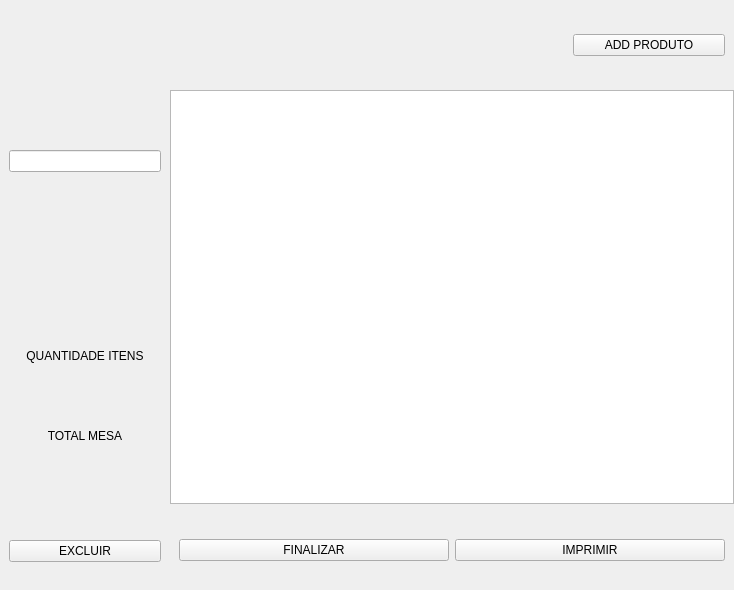
<?xml version="1.0" encoding="UTF-8"?>
<ui version="4.0">
 <class>MainWindow</class>
 <widget class="QMainWindow" name="MainWindow">
  <property name="geometry">
   <rect>
    <x>0</x>
    <y>0</y>
    <width>734</width>
    <height>590</height>
   </rect>
  </property>
  <property name="minimumSize">
   <size>
    <width>0</width>
    <height>0</height>
   </size>
  </property>
  <property name="maximumSize">
   <size>
    <width>920</width>
    <height>590</height>
   </size>
  </property>
  <property name="windowTitle">
   <string>PEDIDOS EM MESA</string>
  </property>
  <property name="styleSheet">
   <string notr="true"/>
  </property>
  <widget class="QWidget" name="centralwidget">
   <property name="minimumSize">
    <size>
     <width>540</width>
     <height>590</height>
    </size>
   </property>
   <property name="maximumSize">
    <size>
     <width>16777215</width>
     <height>590</height>
    </size>
   </property>
   <property name="styleSheet">
    <string notr="true"/>
   </property>
   <layout class="QVBoxLayout" name="verticalLayout">
    <property name="spacing">
     <number>0</number>
    </property>
    <property name="leftMargin">
     <number>0</number>
    </property>
    <property name="topMargin">
     <number>0</number>
    </property>
    <property name="rightMargin">
     <number>0</number>
    </property>
    <property name="bottomMargin">
     <number>0</number>
    </property>
    <item>
     <widget class="QWidget" name="widget" native="true">
      <property name="sizePolicy">
       <sizepolicy hsizetype="Preferred" vsizetype="Preferred">
        <horstretch>0</horstretch>
        <verstretch>0</verstretch>
       </sizepolicy>
      </property>
      <property name="minimumSize">
       <size>
        <width>540</width>
        <height>90</height>
       </size>
      </property>
      <property name="maximumSize">
       <size>
        <width>16777215</width>
        <height>90</height>
       </size>
      </property>
      <property name="styleSheet">
       <string notr="true"/>
      </property>
      <layout class="QHBoxLayout" name="horizontalLayout_3">
       <property name="spacing">
        <number>0</number>
       </property>
       <property name="leftMargin">
        <number>0</number>
       </property>
       <property name="topMargin">
        <number>0</number>
       </property>
       <property name="rightMargin">
        <number>0</number>
       </property>
       <property name="bottomMargin">
        <number>0</number>
       </property>
       <item>
        <widget class="QWidget" name="widget_7" native="true">
         <property name="minimumSize">
          <size>
           <width>380</width>
           <height>0</height>
          </size>
         </property>
         <property name="styleSheet">
          <string notr="true"/>
         </property>
         <layout class="QVBoxLayout" name="verticalLayout_7">
          <item>
           <widget class="QLabel" name="mesa">
            <property name="text">
             <string/>
            </property>
            <property name="alignment">
             <set>Qt::AlignmentFlag::AlignLeading|Qt::AlignmentFlag::AlignLeft|Qt::AlignmentFlag::AlignVCenter</set>
            </property>
           </widget>
          </item>
         </layout>
        </widget>
       </item>
       <item>
        <widget class="QWidget" name="widget_8" native="true">
         <property name="maximumSize">
          <size>
           <width>170</width>
           <height>16777215</height>
          </size>
         </property>
         <property name="styleSheet">
          <string notr="true"/>
         </property>
         <layout class="QVBoxLayout" name="verticalLayout_4">
          <item>
           <widget class="QPushButton" name="adicionar_produto">
            <property name="text">
             <string>ADD PRODUTO</string>
            </property>
           </widget>
          </item>
         </layout>
        </widget>
       </item>
      </layout>
     </widget>
    </item>
    <item>
     <widget class="QWidget" name="widget_2" native="true">
      <property name="styleSheet">
       <string notr="true"/>
      </property>
      <layout class="QHBoxLayout" name="horizontalLayout">
       <property name="spacing">
        <number>0</number>
       </property>
       <property name="leftMargin">
        <number>0</number>
       </property>
       <property name="topMargin">
        <number>0</number>
       </property>
       <property name="rightMargin">
        <number>0</number>
       </property>
       <property name="bottomMargin">
        <number>0</number>
       </property>
       <item>
        <widget class="QWidget" name="widget_3" native="true">
         <property name="minimumSize">
          <size>
           <width>170</width>
           <height>501</height>
          </size>
         </property>
         <property name="maximumSize">
          <size>
           <width>170</width>
           <height>501</height>
          </size>
         </property>
         <property name="styleSheet">
          <string notr="true"/>
         </property>
         <layout class="QVBoxLayout" name="verticalLayout_2">
          <property name="spacing">
           <number>0</number>
          </property>
          <property name="leftMargin">
           <number>0</number>
          </property>
          <property name="topMargin">
           <number>0</number>
          </property>
          <property name="rightMargin">
           <number>0</number>
          </property>
          <property name="bottomMargin">
           <number>0</number>
          </property>
          <item>
           <widget class="QWidget" name="widget_6" native="true">
            <property name="styleSheet">
             <string notr="true"/>
            </property>
            <layout class="QVBoxLayout" name="verticalLayout_6">
             <item>
              <widget class="QLabel" name="status">
               <property name="maximumSize">
                <size>
                 <width>16777215</width>
                 <height>45</height>
                </size>
               </property>
               <property name="text">
                <string/>
               </property>
               <property name="alignment">
                <set>Qt::AlignmentFlag::AlignCenter</set>
               </property>
              </widget>
             </item>
             <item>
              <widget class="QLineEdit" name="data_criacao"/>
             </item>
             <item>
              <widget class="QWidget" name="widget_11" native="true"/>
             </item>
             <item>
              <widget class="QWidget" name="widget_10" native="true">
               <property name="styleSheet">
                <string notr="true"/>
               </property>
               <layout class="QVBoxLayout" name="verticalLayout_8">
                <property name="spacing">
                 <number>0</number>
                </property>
                <property name="leftMargin">
                 <number>0</number>
                </property>
                <property name="topMargin">
                 <number>0</number>
                </property>
                <property name="rightMargin">
                 <number>0</number>
                </property>
                <property name="bottomMargin">
                 <number>0</number>
                </property>
                <item>
                 <widget class="QWidget" name="widget_12" native="true">
                  <layout class="QVBoxLayout" name="verticalLayout_9">
                   <property name="spacing">
                    <number>0</number>
                   </property>
                   <property name="leftMargin">
                    <number>0</number>
                   </property>
                   <property name="topMargin">
                    <number>0</number>
                   </property>
                   <property name="rightMargin">
                    <number>0</number>
                   </property>
                   <property name="bottomMargin">
                    <number>0</number>
                   </property>
                   <item>
                    <widget class="QLabel" name="label">
                     <property name="maximumSize">
                      <size>
                       <width>16777215</width>
                       <height>25</height>
                      </size>
                     </property>
                     <property name="text">
                      <string>QUANTIDADE ITENS</string>
                     </property>
                     <property name="alignment">
                      <set>Qt::AlignmentFlag::AlignCenter</set>
                     </property>
                    </widget>
                   </item>
                   <item>
                    <widget class="QWidget" name="widget_14" native="true">
                     <layout class="QVBoxLayout" name="verticalLayout_11">
                      <property name="spacing">
                       <number>0</number>
                      </property>
                      <property name="leftMargin">
                       <number>0</number>
                      </property>
                      <property name="topMargin">
                       <number>0</number>
                      </property>
                      <property name="rightMargin">
                       <number>0</number>
                      </property>
                      <property name="bottomMargin">
                       <number>0</number>
                      </property>
                      <item>
                       <widget class="QLabel" name="quantidade_itens_mesa">
                        <property name="text">
                         <string/>
                        </property>
                        <property name="alignment">
                         <set>Qt::AlignmentFlag::AlignCenter</set>
                        </property>
                       </widget>
                      </item>
                     </layout>
                    </widget>
                   </item>
                  </layout>
                 </widget>
                </item>
                <item>
                 <widget class="QWidget" name="widget_13" native="true">
                  <layout class="QVBoxLayout" name="verticalLayout_10">
                   <property name="spacing">
                    <number>0</number>
                   </property>
                   <property name="leftMargin">
                    <number>0</number>
                   </property>
                   <property name="topMargin">
                    <number>0</number>
                   </property>
                   <property name="rightMargin">
                    <number>0</number>
                   </property>
                   <property name="bottomMargin">
                    <number>0</number>
                   </property>
                   <item>
                    <widget class="QLabel" name="label_2">
                     <property name="maximumSize">
                      <size>
                       <width>16777215</width>
                       <height>25</height>
                      </size>
                     </property>
                     <property name="text">
                      <string>TOTAL MESA</string>
                     </property>
                     <property name="alignment">
                      <set>Qt::AlignmentFlag::AlignCenter</set>
                     </property>
                    </widget>
                   </item>
                   <item>
                    <widget class="QWidget" name="widget_15" native="true">
                     <layout class="QVBoxLayout" name="verticalLayout_12">
                      <property name="spacing">
                       <number>0</number>
                      </property>
                      <property name="leftMargin">
                       <number>0</number>
                      </property>
                      <property name="topMargin">
                       <number>0</number>
                      </property>
                      <property name="rightMargin">
                       <number>0</number>
                      </property>
                      <property name="bottomMargin">
                       <number>0</number>
                      </property>
                      <item>
                       <widget class="QLabel" name="valor_total_mesa">
                        <property name="text">
                         <string/>
                        </property>
                        <property name="alignment">
                         <set>Qt::AlignmentFlag::AlignCenter</set>
                        </property>
                       </widget>
                      </item>
                     </layout>
                    </widget>
                   </item>
                  </layout>
                 </widget>
                </item>
               </layout>
              </widget>
             </item>
            </layout>
           </widget>
          </item>
          <item>
           <widget class="QWidget" name="widget_5" native="true">
            <property name="minimumSize">
             <size>
              <width>0</width>
              <height>80</height>
             </size>
            </property>
            <property name="maximumSize">
             <size>
              <width>16777215</width>
              <height>80</height>
             </size>
            </property>
            <property name="styleSheet">
             <string notr="true"/>
            </property>
            <layout class="QVBoxLayout" name="verticalLayout_3">
             <item>
              <widget class="QPushButton" name="btn_excluir">
               <property name="text">
                <string>EXCLUIR</string>
               </property>
              </widget>
             </item>
            </layout>
           </widget>
          </item>
         </layout>
        </widget>
       </item>
       <item>
        <widget class="QWidget" name="widget_4" native="true">
         <property name="maximumSize">
          <size>
           <width>16777215</width>
           <height>501</height>
          </size>
         </property>
         <property name="styleSheet">
          <string notr="true"/>
         </property>
         <layout class="QVBoxLayout" name="verticalLayout_5">
          <property name="leftMargin">
           <number>0</number>
          </property>
          <property name="topMargin">
           <number>0</number>
          </property>
          <property name="rightMargin">
           <number>0</number>
          </property>
          <property name="bottomMargin">
           <number>0</number>
          </property>
          <item>
           <widget class="QTableWidget" name="tableWidget">
            <property name="maximumSize">
             <size>
              <width>16777215</width>
              <height>415</height>
             </size>
            </property>
            <property name="styleSheet">
             <string notr="true"/>
            </property>
           </widget>
          </item>
          <item>
           <widget class="QWidget" name="widget_9" native="true">
            <property name="minimumSize">
             <size>
              <width>0</width>
              <height>80</height>
             </size>
            </property>
            <property name="styleSheet">
             <string notr="true"/>
            </property>
            <layout class="QHBoxLayout" name="horizontalLayout_2">
             <item>
              <widget class="QPushButton" name="pushButton_2">
               <property name="text">
                <string>FINALIZAR</string>
               </property>
              </widget>
             </item>
             <item>
              <widget class="QPushButton" name="pushButton_3">
               <property name="text">
                <string>IMPRIMIR</string>
               </property>
              </widget>
             </item>
            </layout>
           </widget>
          </item>
         </layout>
        </widget>
       </item>
      </layout>
     </widget>
    </item>
   </layout>
  </widget>
 </widget>
 <resources/>
 <connections/>
</ui>
